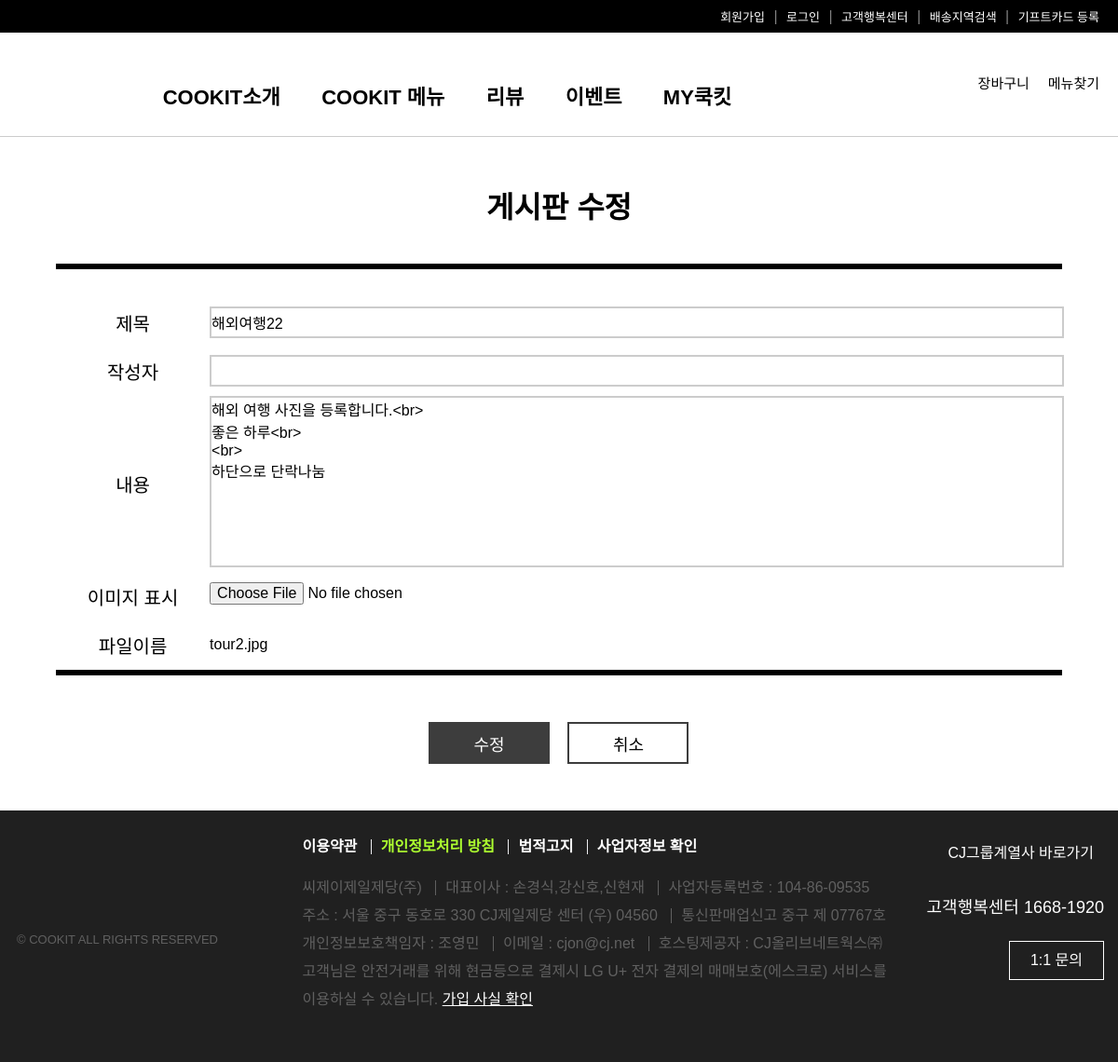
Screenshot of /freeBoard/1/1/1/28/fboardUpdate with the database file from the repository.
### freeBoard/models.py (models this page shows, shortened)
class Fboard(models.Model):
    b_no = models.AutoField(primary_key=True)
    member = models.ForeignKey(Member,on_delete=models.DO_NOTHING,null=True)
    b_title = models.CharField(max_length=1000)
    b_content = models.TextField()
    b_date = models.DateTimeField(default=datetime.now(),blank=True)
    b_group = models.IntegerField(default=0)
    b_step = models.IntegerField(default=0)
    b_indent = models.IntegerField(default=0)
    b_hit = models.IntegerField(default=1)
    b_file = models.ImageField(blank=True)

### freeBoard/views.py (the view, shortened to what this page needs)
# urls.py: path('<int:nowpage>/<str:category>/<str:sword>/<str:b_no>/fboardUpdate',views.fboardUpdate,name="fboardUpdate"),
def fboardUpdate(request,nowpage,category,sword,b_no):
    if request.method=='GET':
        qs = Fboard.objects.get(b_no=b_no)
        context = {"fboard":qs,"nowpage":nowpage,"category":category,"sword":sword}
        print("views :",b_no)
        return render(request,'fboardUpdate.html',context)

### freeBoard/templates/fboardUpdate.html (shortened to what this page needs)
{% load static %}
<!DOCTYPE html>
<html lang="ko">
<head>
  <link rel="stylesheet" href="{% static 'css/style.css' %}">
  <link rel="stylesheet" href="{% static 'css/write.css' %}">
</head>
<body>
  <header>
    <ul>
      <li>회원가입</li> <span>|</span>
      <li>로그인</li> <span>|</span>
      <li>고객행복센터</li> <span>|</span>
      <li>배송지역검색</li> <span>|</span>
      <li>기프트카드 등록</li>
    </ul>
  </header>
  <nav>
    <div class="logo"></div>
    <div id="search">
      <div class="search"></div><br>
      <span>메뉴찾기</span>
    </div>
    <div id="cart">
      <div class="cart"></div><br>
      <span>장바구니</span>
    </div>
    <div class="nav-menu">
      <ul>
        <li>COOKIT소개</li>
        <li>COOKIT 메뉴</li>
        <li>리뷰</li>
        <li>이벤트</li>
        <li>MY쿡킷</li>
      </ul>
    </div>
  </nav>
  <section>
    <h1>게시판 수정</h1>
    <hr>
    <form action="{% url 'freeBoard:fboardUpdate' nowpage category sword fboard.b_no %}" name="write" method="post" enctype="multipart/form-data">
      <table>
        <colgroup>
          <col width="15%">
          <col width="85%">
        </colgroup>
        <tr>
          <th>제목</th>
          <td>
            <input type="text" name="title" id="title" value={{fboard.b_title}}>
          </td>
        </tr>
        <tr>
          <th>작성자</th>
          <td>
            <input type="text" name="id" value="{{request.session.session_id }}" readonly >
          </td>
        </tr>
        <tr>
          <th>내용</th>
          <td>
            <textarea name="content" cols="50" rows="10">{{fboard.b_content}}</textarea>
          </td>
        </tr>
        <tr>
          <th>이미지 표시</th>
          <td>
            <input type="file" name="file" id="file">
          </td>
        </tr>
        <tr>
          <th>파일이름</th>
          {% if fboard.b_file %}
            <td>{{fboard.b_file}}</td>
          {% else %}
            <td>데이터 없음</td>
          {% endif %}
        </tr>
      </table>
      <hr>
      <div class="button-wrapper">
        <button type="button" onclick="updateBtn()" class="write">수정</button>
        <button type="button" onclick="cancelBtn()" class="cancel">취소</button>
      </div>
    </form>
  </section>
  <footer>
    <div class="wrapper">
      <div class="footer-left">
        <div class="footer-logo"></div>
        <div class="copyright">© COOKIT ALL RIGHTS RESERVED</div>
      </div>
      <div class="footer-center">
        <ul class="footer-nav">
          <li class="first-list">이용약관</li>
          <li class="green">개인정보처리 방침</li>
          <li>법적고지</li>
          <li>사업자정보 확인</li>
        </ul>
        <ul class="footer-info">
          <li class="first-list">씨제이제일제당(주)</li>
          <li>대표이사 : 손경식,강신호,신현재</li>
          <li>사업자등록번호 : 104-86-09535</li>
          <li class="first-list">주소 : 서울 중구 동호로 330 CJ제일제당 센터 (우) 04560</li>
          <li>통신판매업신고 중구 제 07767호</li>
          <li class="first-list">개인정보보호책임자 : 조영민</li>
          <li>이메일 : cjon@cj.net</li>
          <li>호스팅제공자 : CJ올리브네트웍스㈜</li>
        </ul>
        <div id="check">고객님은 안전거래를 위해 현금등으로 결제시 LG U+ 전자 결제의 매매보호(에스크로) 서비스를 이용하실 수 있습니다. <span class="check">가입 사실 확인</span></div>
      </div>
      <div class="footer-right">
        <div id="shortcut">
          <span>CJ그룹계열사 바로가기</span>
          <div class="shortcut"></div>
        </div>
        <div class="call">고객행복센터 1668-1920</div>
        <div class="inquery">1:1 문의</div>
      </div>
    </div>
  </footer>
</body>
</html>

### static/css/style.css (style rules this page uses)
*, body { margin: 0; padding: 0; font-family: 'Noto Sans KR', sans-serif; font-size: 16px; }
header { height: 35px; background: black; color: white; }
header ul { margin: 8px 15px 0px 0; float: right; list-style-type: none; }
li { display: inline-block; padding-right: 5px; font-size: 13px; }
header span { padding-right: 5px; color: gray; }
nav { width: 100%; border-bottom: 1px #ccc solid; padding-top: 15px; padding-bottom: 20px; }
.nav-menu { text-align: center; width: 80%; }
nav ul { display: inline-block; position: relative; top: -8px; margin: auto; }
nav li { margin-top: 0; padding: 0 20px; font-size: 22px; font-weight: bold; }
nav div { display: inline-block; }
.logo { background: url(https://www.cjcookit.com/cjkit/web/images/common/ico_set.png) no-repeat -310px -375px; background-size: 800px 800px; width: 110px; height: 40px; margin-left: 5px; }
#cart, #search { float: right; margin-right: 20px; }
.cart { position: relative; left: 10px; width: 45px; height: 30px; background: url(https://www.cjcookit.com/cjkit/web/images/common/ico_set.png) no-repeat -584px -320px; background-size: 800px 800px; }
.search { position: relative; left: 10px; width: 45px; height: 30px; background: url(https://www.cjcookit.com/cjkit/web/images/common/ico_set.png) no-repeat -624px -320px; background-size: 800px 800px; }
nav span { position: relative; top: -6px; font-size: 15px; }
footer { display: inline-block; width: 100%; height: 240px; margin-top: 50px; padding-top: 30px; background: #202020; color: #606060; }
footer li { font-size: 16px; }
.wrapper { width: 1200px; margin: auto; }
footer > div > div { display: inline-block; }
.footer-left { width: 300px; }
.footer-center { width: 640px; margin-left: 20px; }
.footer-right { float: right; width: 210px; color: white; margin-top: 8px; margin-right: 15px; }
.footer-logo { position: relative; top: -100px; background: url(https://www.cjcookit.com/cjkit/web/images/common/ico_set.png) no-repeat -310px -310px; background-size: 800px 800px; width: 170px; height: 60px; margin-top: 30px; margin-left: 10px; }
.copyright { display: block; position: relative; top: -65px; left: 18px; font-size: 13px; }
.footer-nav { color: white; margin-bottom: 20px; }
.footer-nav li { height: 16px; line-height: 15px; padding-left: 10px; padding-right: 10px; border-left: 1px solid #ededf0; font-weight: bolder; }
.footer-info { line-height: 30px; }
.footer-info li { height: 16px; line-height: 15px; padding-left: 10px; padding-right: 10px; border-left: 1px solid #606060; }
.first-list { padding-left: 0px !important; border-left: none !important; }
.green { color: greenyellow; }
#check { line-height: 30px; }
.check { color: white; text-decoration: underline; }
.footer-right div { float: right; }
.shortcut { display: inline-block; position: relative; top: -3px; right: -10px; width: 26px; height: 26px; margin-bottom: 25px; background: url(https://www.cjcookit.com/cjkit/web/images/common/ico_set.png) no-repeat -635px 0px; background-size: 800px 800px; transform: rotate(90deg); }
#shortcut > span { position: relative; top: -6px; right: -15px; color: white; }
.call { font-size: 18px; margin-bottom: 25px; }
.inquery { width: 100px; height: 40px; line-height: 40px; text-align: center; border: 1px solid white; }

### static/css/write.css (style rules this page uses)
section { margin: auto; width: 90%; }
h1 { font-size: 32px; margin: 50px 0 40px 0; text-align: center; }
hr { border: 3px solid black; margin-bottom: 30px; }
table { width: 100%; }
tr { height: 50px; }
th { font-weight: normal; font-size: 20px; }
select, input, textarea { width: 100%; border: 2px solid #ccc; }
input { height: 30px; font-size: 16px; }
textarea { resize: none; }
#file { border: none; }
.button-wrapper { padding-top: 20px; width: 280px; margin: auto; }
button { width: 130px; height: 45px; font-size: 18px; cursor: pointer; }
.write { color: white; background: #3d3d3d; border: none; margin-right: 15px; cursor: pointer; }
.cancel { color: black; background: white; border: 2px solid #3d3d3d; }

### rows the page displays
Fboard: title "해외여행22", content "해외 여행 사진을 등록합니다.<br> 좋은 하루<br> <br> 하단으로 단락나눔", b_file "tour2.jpg"
